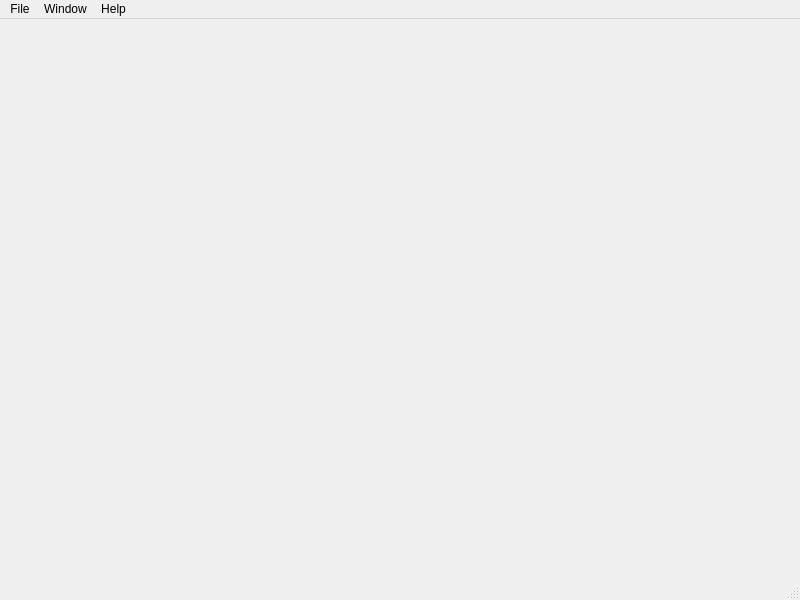
<?xml version="1.0" encoding="UTF-8"?>
<ui version="4.0">
 <class>MainWindow</class>
 <widget class="QMainWindow" name="MainWindow">
  <property name="geometry">
   <rect>
    <x>0</x>
    <y>0</y>
    <width>800</width>
    <height>600</height>
   </rect>
  </property>
  <property name="windowTitle">
   <string>MainWindow</string>
  </property>
  <widget class="QWidget" name="centralwidget"/>
  <widget class="QMenuBar" name="menubar">
   <property name="geometry">
    <rect>
     <x>0</x>
     <y>0</y>
     <width>800</width>
     <height>22</height>
    </rect>
   </property>
   <widget class="QMenu" name="menuFile">
    <property name="title">
     <string>File</string>
    </property>
    <widget class="QMenu" name="menuInstall_Ctrl_Shift_I">
     <property name="title">
      <string>Install..</string>
     </property>
     <addaction name="actionKeyboard_Layout_2"/>
     <addaction name="actionKeyboard_Geometry_2"/>
    </widget>
    <addaction name="actionNew_Ctrl_N_2"/>
    <addaction name="separator"/>
    <addaction name="actionSave_As"/>
    <addaction name="actionSave"/>
    <addaction name="separator"/>
    <addaction name="actionOpen"/>
    <addaction name="actionOpen_Recent"/>
    <addaction name="separator"/>
    <addaction name="menuInstall_Ctrl_Shift_I"/>
   </widget>
   <widget class="QMenu" name="menuHelp">
    <property name="title">
     <string>Help</string>
    </property>
    <addaction name="actionUI_Guide"/>
    <addaction name="separator"/>
    <addaction name="actionReport_an_Issue"/>
    <addaction name="separator"/>
    <addaction name="actionAbout"/>
   </widget>
   <widget class="QMenu" name="menuWindow">
    <property name="title">
     <string>Window</string>
    </property>
    <addaction name="actionAppearance"/>
    <addaction name="separator"/>
    <addaction name="actionShow_Inputs"/>
   </widget>
   <addaction name="menuFile"/>
   <addaction name="menuWindow"/>
   <addaction name="menuHelp"/>
  </widget>
  <widget class="QStatusBar" name="statusbar"/>
  <action name="actionFIle">
   <property name="text">
    <string>File</string>
   </property>
  </action>
  <action name="actionSave_As">
   <property name="text">
    <string>Save As (Ctrl + Shift + S)</string>
   </property>
   <property name="shortcut">
    <string>Ctrl+Shift+S</string>
   </property>
  </action>
  <action name="actionSave">
   <property name="text">
    <string>Save (Ctrl + S)</string>
   </property>
   <property name="shortcut">
    <string>Ctrl+S</string>
   </property>
  </action>
  <action name="actionOpen">
   <property name="text">
    <string>Open (Ctrl + O)</string>
   </property>
   <property name="shortcut">
    <string>Ctrl+O</string>
   </property>
  </action>
  <action name="actionOpen_Recent">
   <property name="text">
    <string>Open Recent..</string>
   </property>
  </action>
  <action name="actionAppearance">
   <property name="text">
    <string>Appearance</string>
   </property>
  </action>
  <action name="actionKeyboard_Layout_2">
   <property name="text">
    <string>Keyboard Layout</string>
   </property>
  </action>
  <action name="actionKeyboard_Geometry_2">
   <property name="text">
    <string>Keyboard Geometry</string>
   </property>
  </action>
  <action name="actionShow_Inputs">
   <property name="text">
    <string>Show Inputs</string>
   </property>
  </action>
  <action name="actionUI_Guide">
   <property name="text">
    <string>UI Guide</string>
   </property>
  </action>
  <action name="actionReport_an_Issue">
   <property name="text">
    <string>Report an Issue</string>
   </property>
  </action>
  <action name="actionAbout">
   <property name="text">
    <string>About</string>
   </property>
  </action>
  <action name="actionNew_Ctrl_N_2">
   <property name="text">
    <string>New (Ctrl + N)</string>
   </property>
  </action>
 </widget>
 <resources/>
 <connections/>
</ui>
